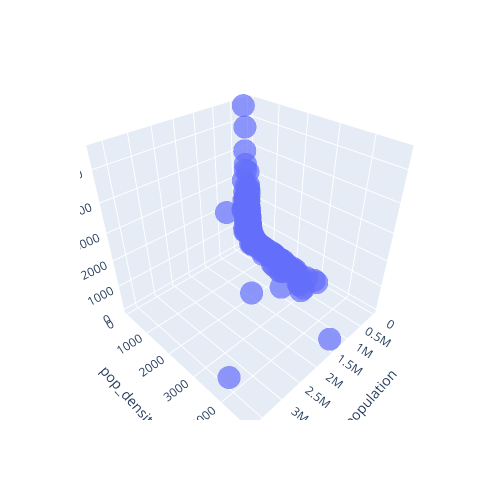

The notebook cell this image was saved under:
### Code cell
import plotly.express as px
fig =px.scatter_3d(df ,
              x="population", 
              y="pop_density", 
              z="area_size", 
              opacity=0.7,
                    width=500,
                    height=500
           )
fig.show()

### Figure 1 — Plotly figure (JSON) as saved in the notebook; plotly's stock layout.template omitted (floating-point values rounded to 4 significant figures; data arrays with more than 128 entries replaced by an {"elided": "..."} marker saying what was removed)
{"data": [{"hovertemplate": "population=%{x}<br>pop_density=%{y}<br>area_size=%{z}<extra></extra>", "legendgroup": "", "marker": {"color": "#636efa", "opacity": 0.7, "symbol": "circle"}, "mode": "markers", "name": "", "scene": "scene", "showlegend": false, "type": "scatter3d", "x": {"elided": "386 int values"}, "y": {"elided": "386 int values"}, "z": {"elided": "386 float values"}}], "layout": {"height": 500, "legend": {"tracegroupgap": 0}, "margin": {"t": 60}, "scene": {"domain": {"x": [0, 1], "y": [0, 1]}, "xaxis": {"title": {"text": "population"}}, "yaxis": {"title": {"text": "pop_density"}}, "zaxis": {"title": {"text": "area_size"}}}, "width": 500}}
